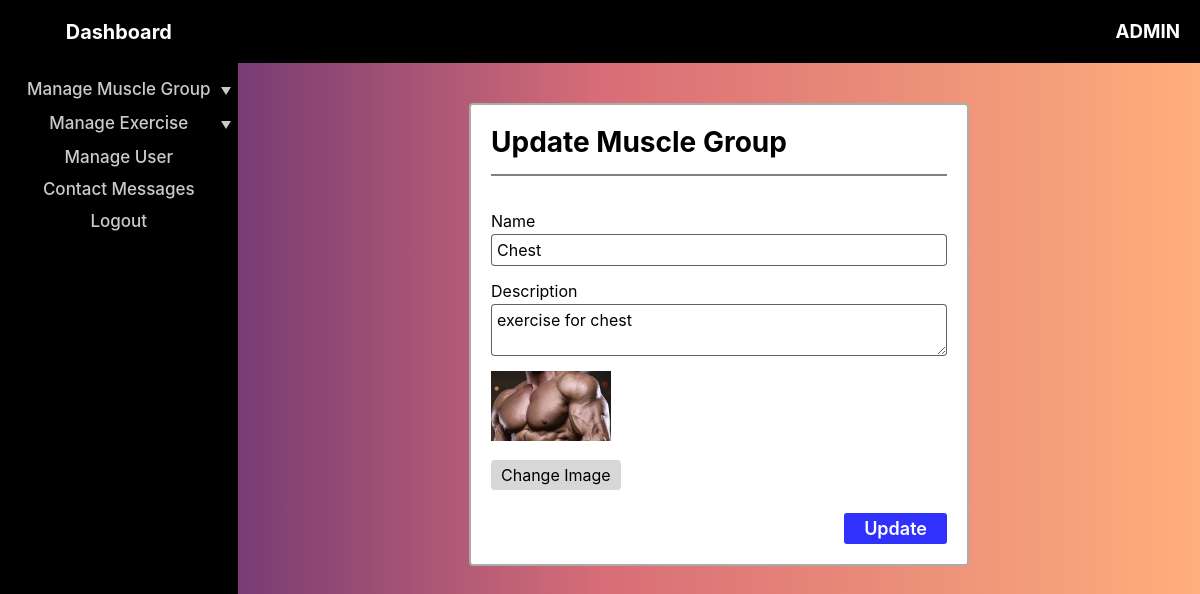
/admin/updateMuscleGroup.php?id=6 (signed in), run on the app's committed database.
### tables this page shows
CREATE TABLE `muscle_group` (
  `id` int NOT NULL,
  `name` varchar(60) NOT NULL,
  `description` longtext NOT NULL,
  `photo` varchar(100) NOT NULL
);

### admin/updateMuscleGroup.php (the view, shortened to what this page needs)
<?php
include('./../config/db_connect.php');
$sql = 'SELECT * FROM muscle_group WHERE id = ?';
$stmt = mysqli_prepare($conn, $sql);
mysqli_stmt_bind_param($stmt, "i", $_GET['id']);
mysqli_stmt_execute($stmt);
$result = mysqli_stmt_get_result($stmt);
if (mysqli_num_rows($result) > 0) {
    $row = mysqli_fetch_assoc($result);
    $image = $row['photo'];
    $name = $row['name'];
    $description = $row['description'];
} else {
    echo "No record Found";
    echo '<br><a href="index.php">Go to Dashboard</a>';
    exit();
}
?>
<!DOCTYPE html>
<html lang="en">
<head>
    <link rel="stylesheet" href="./css/adminAllStyle.css">
    <link rel="stylesheet" href="./css/updateMuscleGroup.css">
</head>
<body>
    <?php include('./include/sidebar.php') ?>
    <?php include('./include/header.php') ?>
    <div class="ad-main-content-container">
        <div class="main-container">
            <h1>Update Muscle Group</h1>
            <form action="" method="post" enctype="multipart/form-data">
                <label for="muscleGroupName">Name</label>
                <input type="text" name="name" placeholder="Name" id="muscleGroupName" value="<?php echo $name ?>" required>
                <label for="muscleGroupDescription">Description</label>
                <textarea name="description" id="muscleGroupDescription" placeholder="Description" required><?php echo $description ?></textarea>
                <div class="form-item-admg">
                    <img id="imagePreview" src="./../uploads/<?php echo $image ?>">
                    <div>
                        <label class="file-label" for="MuscleGroupImage">Change Image</label>
                    </div>
                </div>
                <button type="submit" name="update">Update</button>
            </form>
        </div>
    </div>
</body>
</html>

### admin/css/adminAllStyle.css (style rules this page uses)
* { margin: 0; padding: 0; box-sizing: border-box; font-family: Inter, system-ui, Avenir, Helvetica, Arial, sans-serif; }
:root { --var-light-sidebar-content : rgb(202, 202, 202); --var-sidebar-active-bg : rgb(26, 64, 178); }
body { background-color: rgb(223, 223, 223); background: linear-gradient(to right, #3a1c71, #d76d77, #ffaf7b); background-attachment: fixed; }
.ad-main-content-container { padding: 10px; }

### admin/css/updateMuscleGroup.css (style rules this page uses)
.main-container { max-width: 500px; background-color: white; padding: 20px; border-radius: 4px; border: 2px solid rgb(171, 171, 171); margin: 30px auto; }
.main-container h1 { font-size: 28px; padding-bottom: 15px; border-bottom: 2px solid gray; }
.main-container form { margin-top: 20px; display: flex; flex-direction: column; }
.main-container form * { font-size: 16px; }
.main-container form label { margin-top: 15px; margin-bottom: 3px; }
.main-container form div.form-item-admg { margin-top: 15px; }
.main-container form input[type="text"], textarea { padding: 5px; border: 1px solid rgba(30, 30, 30, 0.7); border-radius: 4px; }
.main-container form textarea { resize: vertical; }
.main-container form button { border: none; padding: 5px 20px; background-color: rgb(49, 49, 253); color: #ffffff; font-size: 18px; font-weight: 600; border-radius: 3px; width: max-content; margin: 20px 0 0 auto; }
.file-label { padding: 5px 10px; background-color: rgb(215, 215, 215); margin-top: 0px; border-radius: 4px; display: block; width: max-content; }
#imagePreview { width: 120px; height: 70px; object-fit: cover; }

### data on the page
muscle_group: name "Chest", description "exercise for chest", photo (picture)
